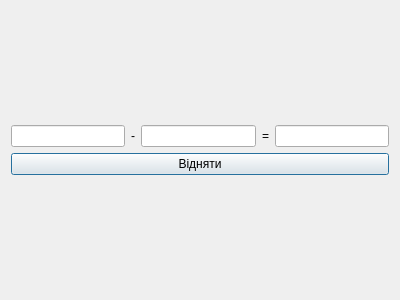
<?xml version="1.0" encoding="UTF-8"?>
<ui version="4.0">
 <class>Dialog3</class>
 <widget class="QDialog" name="Dialog3">
  <property name="windowModality">
   <enum>Qt::WindowModal</enum>
  </property>
  <property name="geometry">
   <rect>
    <x>0</x>
    <y>0</y>
    <width>400</width>
    <height>300</height>
   </rect>
  </property>
  <property name="windowTitle">
   <string>MainWindow</string>
  </property>
  <layout class="QVBoxLayout" name="verticalLayout_2">
   <item>
    <layout class="QVBoxLayout" name="verticalLayout">
     <item>
      <layout class="QHBoxLayout" name="horizontalLayout">
       <item>
        <widget class="QLineEdit" name="lineEdit"/>
       </item>
       <item>
        <widget class="QLabel" name="label">
         <property name="text">
          <string>-</string>
         </property>
        </widget>
       </item>
       <item>
        <widget class="QLineEdit" name="lineEdit_2"/>
       </item>
       <item>
        <widget class="QLabel" name="label_2">
         <property name="text">
          <string>=</string>
         </property>
        </widget>
       </item>
       <item>
        <widget class="QLineEdit" name="lineEdit_3"/>
       </item>
      </layout>
     </item>
     <item>
      <widget class="QPushButton" name="pushButton">
       <property name="text">
        <string>Відняти</string>
       </property>
      </widget>
     </item>
    </layout>
   </item>
  </layout>
 </widget>
 <layoutdefault spacing="6" margin="11"/>
 <resources/>
 <connections/>
</ui>
